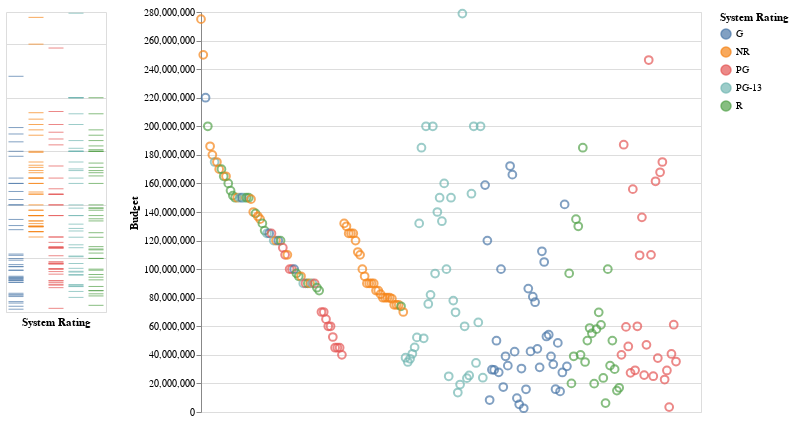

Notebook code for this chart:
### Markdown cell above
This is the blueprint for creating the fivth visualization Budget of Movies, Altair will be used to create this graph.

__Blueprint:__
   - The format of the dataframe needed for this graph is the same as the previous datarame that was created.
   
   - The style of this graph is the Dot Dash Plot which is found in Altairs Gallery. It is a scatter plot with a x-axis and a y-axis. The y-axis shows the Budget of each movie and the x-axis is not visible. The Dot Dash plots are scatter plot with trick marks protraying the minute seperation of the amount of items in each category within the selection. To create a selection create a box by dragging the mouse. When the mouse hovers over the pionts it projects the name, system rating and the budget of the movie.

### Code cell
brush= alt.selection(type='interval')# creates selective box
base = alt.Chart(dataframe2).add_selection(brush)

# scatter plot
pionts1=base.mark_point(size=60).encode(
       x=alt.X('Range',title='',axis=None),# y-axis
       y = alt.Y('Budget:Q',title='Budget'),# x-axis
       # interactive shows name,system rating and revenue of movies selected
       tooltip=['Name','System Rating','Revenue of Movie'],
       # color of selective box
       color=alt.condition(brush,'System Rating',alt.value('grey'))).properties(height=400,width=500)

tick_axis=alt.Axis(labels=False,domain=False,ticks=False)# cretes dot dash plot

# dot dash plot
y_ticks=base.mark_tick().encode(
    alt.X('System Rating',axis=tick_axis),# x-axis
    alt.Y('Budget',axis=tick_axis,title=''),# y-axis
    # interactive shows name, system rating and revenue of movies selected
    tooltip = ['Name','System Rating','Revenue of Movie'],
    # color of selective box
    color=alt.condition(brush,'System Rating',alt.value('lightgrey')))
y_ticks|pionts1# the two graphs combined

### Figure 1 — Vega-Lite specification as saved in the notebook (floating-point values rounded to 4 significant figures; data arrays with more than 128 entries replaced by an {"elided": "..."} marker saying what was removed)
{"config": {"view": {"continuousWidth": 400, "continuousHeight": 300}}, "hconcat": [{"mark": "tick", "encoding": {"color": {"condition": {"type": "nominal", "field": "System Rating", "selection": "selector003"}, "value": "lightgrey"}, "tooltip": [{"type": "nominal", "field": "Name"}, {"type": "nominal", "field": "System Rating"}, {"type": "nominal", "field": "Revenue of Movie"}], "x": {"type": "nominal", "axis": {"domain": false, "labels": false, "ticks": false}, "field": "System Rating"}, "y": {"type": "quantitative", "axis": {"domain": false, "labels": false, "ticks": false}, "field": "Budget", "title": ""}}, "selection": {"selector003": {"type": "interval"}}}, {"mark": {"type": "point", "size": 60}, "encoding": {"color": {"condition": {"type": "nominal", "field": "System Rating", "selection": "selector003"}, "value": "grey"}, "tooltip": [{"type": "nominal", "field": "Name"}, {"type": "nominal", "field": "System Rating"}, {"type": "nominal", "field": "Revenue of Movie"}], "x": {"type": "quantitative", "axis": null, "field": "Range", "title": ""}, "y": {"type": "quantitative", "field": "Budget", "title": "Budget"}}, "height": 400, "selection": {"selector003": {"type": "interval"}}, "width": 500}], "data": {"name": "data-4280230d4236cceed3f4dd611241ebf1"}, "$schema": "https://vega.github.io/schema/vega-lite/v4.8.1.json", "datasets": {"data-4280230d4236cceed3f4dd611241ebf1": {"elided": "210 records"}}}
